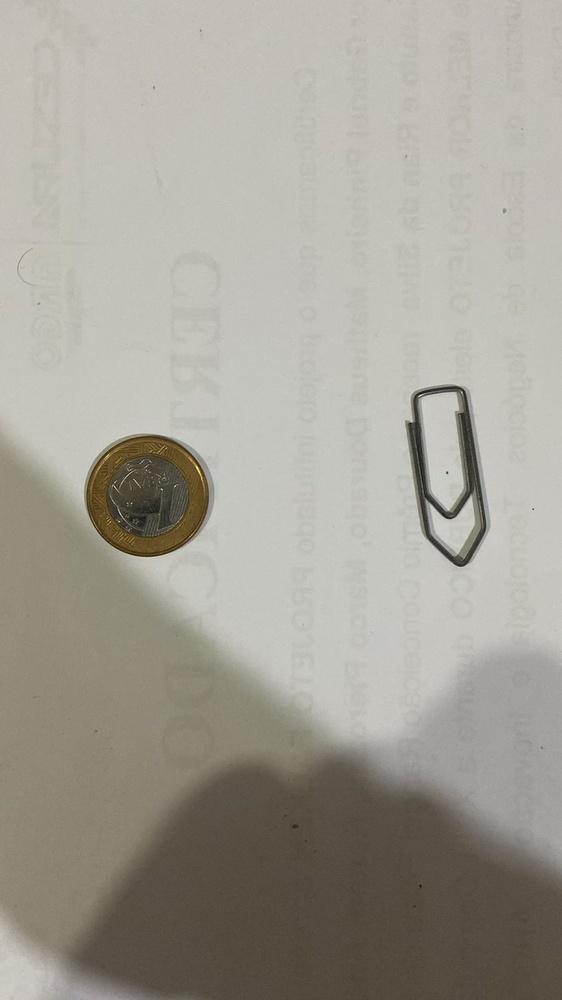
#> input picture object_size_image.jpeg, 562 x 1000 px, shrunk from 900 x 1600 before the run
$ python object_size.py --image object_size_image.jpeg --width 1.0   (older library calls are emulated)
#> lines starting #> are read from the running program, lines starting #| are printed output that depends on the picture; after the words box and inside, x2 and y2 are one past the last pixel; in counts of white or black regions, pixels touching at a corner belong together
# Pacotes
import cv2
import numpy as np
from scipy.spatial import distance as dist
import imutils
from imutils import perspective
from imutils import contours
import argparse

# Função para calcular o ponto intermediário entre as coordenadas x e y
def calculateMidpoint(a, b):
	return ((a[0] + b[0]) * 0.5, (a[1] + b[1]) * 0.5)

# Para passar os argumentos via terminal
argumentParser = argparse.ArgumentParser()
argumentParser.add_argument("-i", "--image", required=True,
	help="Caminho da imagem")
argumentParser.add_argument("-w", "--width", type=float, required=True,
	help="Comprimento do objeto mais à esquerda, que é o de referência (em centímetros)")
args = vars(argumentParser.parse_args())

image = cv2.imread(args["image"])
#> image is the input picture: shape (1000, 562, 3); mean B, G, R 150.6, 160.3, 163.9
gray = cv2.cvtColor(image, cv2.COLOR_BGR2GRAY)
gray = cv2.GaussianBlur(gray, (7, 7), 0)

edged = cv2.Canny(gray, 50, 100)
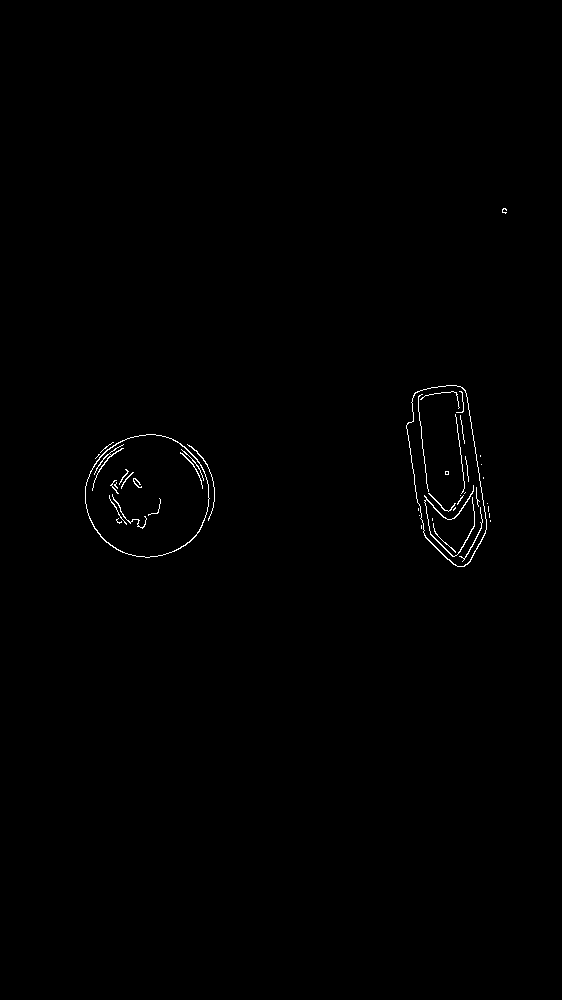
#> edged: shape (1000, 562); 0.43% white in thin lines or dots, all inside (x1, y1, x2, y2) = (85, 208, 507, 567)
edged = cv2.dilate(edged, None, iterations=1)
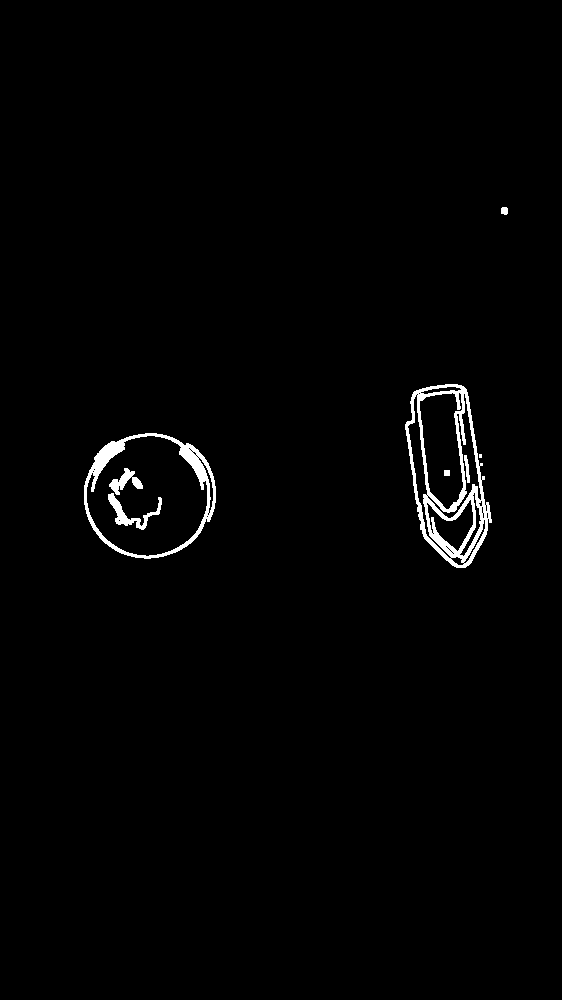
#> edged: shape (1000, 562); 1.4% white; 8 white regions (1 under 20 px), largest, box (x1, y1, x2, y2) and area: (405, 384, 492, 568) 4186, (84, 433, 216, 559) 2457, (108, 493, 162, 530) 531
edged = cv2.erode(edged, None, iterations=1)
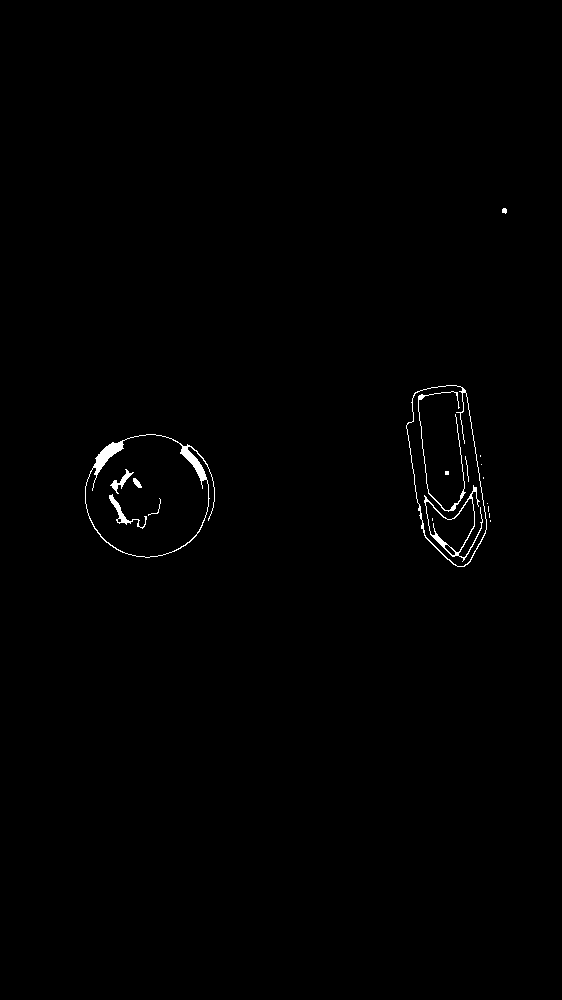
#> edged: shape (1000, 562); 0.56% white; 19 white regions (9 under 20 px)

# Acha os contornos na imagem
imgContours = cv2.findContours(edged.copy(), cv2.RETR_EXTERNAL,
	cv2.CHAIN_APPROX_SIMPLE)
#> imgContours = 10 contours, 8 with area under 20; largest, box (x1, y1, x2, y2) and area: (85, 434, 215, 558) 11983, (406, 385, 487, 567) 10371
imgContours = imutils.grab_contours(imgContours)

# Ordena os contornos da esquerda para a direita e inicializa a variável que vai calibrar o sistema
(imgContours, _) = contours.sort_contours(imgContours)
pixelsPerMetric = None

# Loop sobre os contornos existentes na imagem
for cont in imgContours:

	# Ignora os contornos muito pequenos
	if cv2.contourArea(cont) < 80:
		continue

	# Rotaciona o contorno e acha o menor retângulo que o envolve
	orig = image.copy()
	box = cv2.minAreaRect(cont)
	box = cv2.cv.BoxPoints(box) if imutils.is_cv2() else cv2.boxPoints(box)
	box = np.array(box, dtype="int")

	# Ordena os pontos do contorno de forma que eles apareça no sentido horário começando do canto superior esquerdo e desenha o contorno do retângulo rotacionado no objeto
	box = perspective.order_points(box)
	cv2.drawContours(orig, [box.astype("int")], -1, (133, 22, 171), 2)

	# Loop sobre os pontos do contorno e desenha um círculo em cada um deles
	for (x, y) in box:
		cv2.circle(orig, (int(x), int(y)), 5, (0, 0, 255), -1)

	# Desempacota o retângulo rotacionado e calcula os pontos médios entre os pontos do retângulo
	(topLeft, topRight, bottomRight, bottomLeft) = box
	(topLeft_topRightX, topLeft_topRightY) = calculateMidpoint(topLeft, topRight)
	(bottomLeft_bottomRightX, bottomLeft_bottomRightY) = calculateMidpoint(bottomLeft, bottomRight)

	# Calcula os pontos médios entre os pontos do retângulo
	(topLeft_bottomLeftX, topLeft_bottomLeftY) = calculateMidpoint(topLeft, bottomLeft)
	(topRight_bottomRightX, topRight_bottomRightY) = calculateMidpoint(topRight, bottomRight)

	# Desenha os pontos médios na imagem
	cv2.circle(orig, (int(topLeft_topRightX), int(topLeft_topRightY)), 5, (29, 30, 89), -1)
	cv2.circle(orig, (int(bottomLeft_bottomRightX), int(bottomLeft_bottomRightY)), 5, (29, 30, 89), -1)
	cv2.circle(orig, (int(topLeft_bottomLeftX), int(topLeft_bottomLeftY)), 5, (29, 30, 89), -1)
	cv2.circle(orig, (int(topRight_bottomRightX), int(topRight_bottomRightY)), 5, (29, 30, 89), -1)

	# Desenha as linhas entre os pontos médios
	cv2.line(orig, (int(topLeft_topRightX), int(topLeft_topRightY)), (int(bottomLeft_bottomRightX), int(bottomLeft_bottomRightY)),
		(59, 173, 164), 2)
	cv2.line(orig, (int(topLeft_bottomLeftX), int(topLeft_bottomLeftY)), (int(topRight_bottomRightX), int(topRight_bottomRightY)),
		(59, 173, 164), 2)


	# Calcula a distância Euclidiana entre os pontos médios
	dA = dist.euclidean((topLeft_topRightX, topLeft_topRightY), (bottomLeft_bottomRightX, bottomLeft_bottomRightY))
	dB = dist.euclidean((topLeft_bottomLeftX, topLeft_bottomLeftY), (topRight_bottomRightX, topRight_bottomRightY))

	# Se a variável que calibra o sistema não foi inicializada, então calcula ela como a razão entre os pixels e a métrica fornecida (neste caso, centímetros)
	if pixelsPerMetric is None:
		pixelsPerMetric = dB / args["width"]

	# Cálculo do tamanho do objeto
	dimA = dA / pixelsPerMetric
	dimB = dB / pixelsPerMetric

	# Desenha o tamanho do objeto na imagem
	cv2.putText(orig, "{:.1f}cm".format(dimB),
		(int(topLeft_topRightX - 15), int(topLeft_topRightY - 10)), cv2.FONT_HERSHEY_SIMPLEX,
		0.65, (255, 255, 255), 2)
	cv2.putText(orig, "{:.1f}cm".format(dimA),
		(int(topRight_bottomRightX + 10), int(topRight_bottomRightY)), cv2.FONT_HERSHEY_SIMPLEX,
		0.65, (255, 255, 255), 2)

	# Mostra a imagem
	cv2.imshow("Size detector", orig)
	cv2.waitKey(0)
#> this loop made 10 passes
#> (topLeft, topRight, bottomRight, bottomLeft, topLeft_topRightX, topLeft_topRightY, bottomLeft_bottomRightX, bottomLeft_bottomRightY) on pass 1: ([71, 451], [197, 420], [227, 538], [101, 570], 134, 435.5, 164, 554)
#> cont on passes 3 to 8: [[480, 455], [480, 456]], [[481, 464]], [[483, 477], [483, 478]], [[487, 503]], [[488, 506], [488, 511]], [[489, 513], [489, 517]]
#> pass 1, `cv2.imshow("Size detector", orig)`:
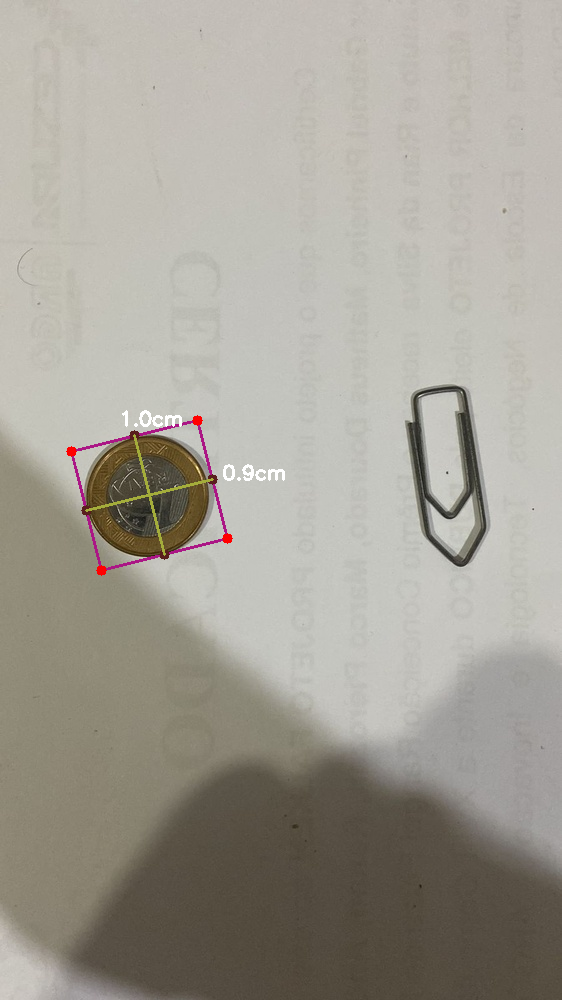
#> window 'Size detector': shape (1000, 562, 3); mean B, G, R 150.5, 160, 164.1
#> pass 2, `cv2.imshow("Size detector", orig)`:
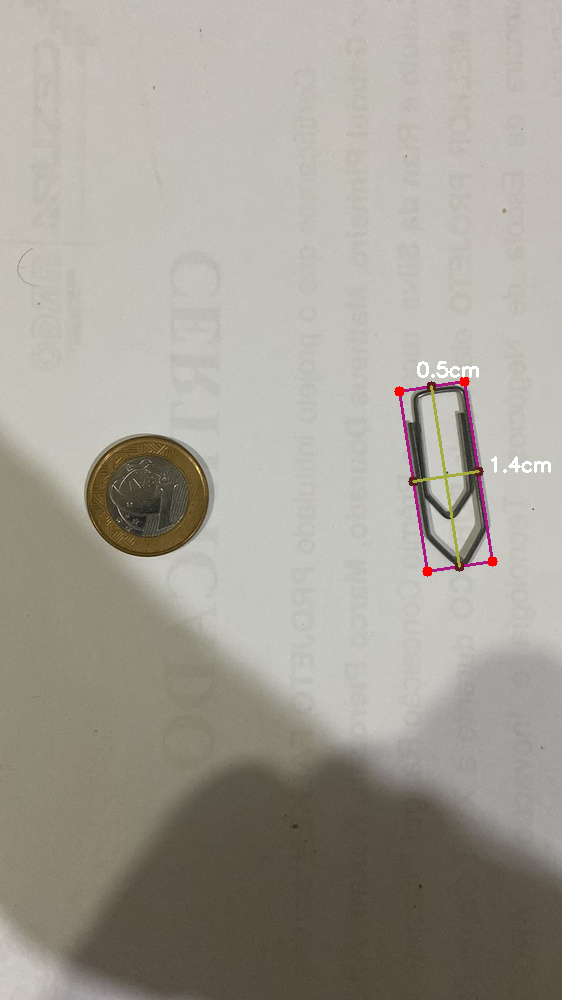
#> window 'Size detector': shape (1000, 562, 3); mean B, G, R 150.4, 159.9, 164
#> after the loop, pixelsPerMetric = 129.9
